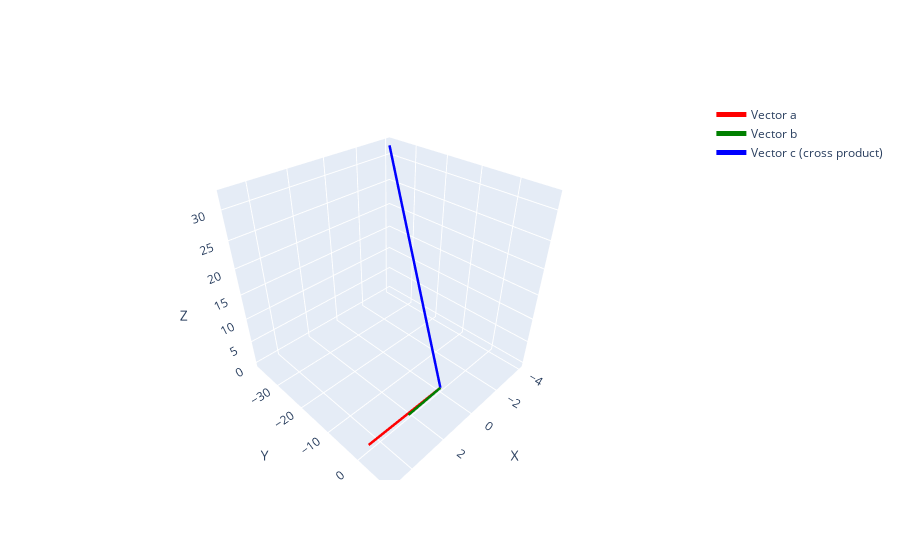

Here is the notebook cell this chart was saved with:
### Markdown cell above
This is the formula of Cross product
$$
\mathbf{a} \times \mathbf{b}=\|\mathbf{a}\|\|\mathbf{b}\| \sin (\theta) \mathbf{n}
$$
The output of cross product is the length of vector $\mathbf{c}$ which is perpendicular to both $\mathbf{a} $ and $\mathbf{b} $.

### Code cell
# Define the two vectors
a = np.array([5, 2, 3])
b = np.array([4, 8, 10])

# Calculate the cross product
c = np.cross(a, b)

# Create the 3D plot
fig = go.Figure(data=[
    go.Scatter3d(x=[0, a[0]], y=[0, a[1]], z=[0, a[2]], mode='lines', name='Vector a', line=dict(color='red', width=5)),
    go.Scatter3d(x=[0, b[0]], y=[0, b[1]], z=[0, b[2]], mode='lines', name='Vector b', line=dict(color='green', width=5)),
    go.Scatter3d(x=[0, c[0]], y=[0, c[1]], z=[0, c[2]], mode='lines', name='Vector c (cross product)', line=dict(color='blue', width=5))
])

# Set the axis labels
fig.update_layout(scene=dict(xaxis_title='X', yaxis_title='Y', zaxis_title='Z'))

# Show the plot
fig.show()

### Figure 1 — Plotly figure (JSON) as saved in the notebook; plotly's stock layout.template omitted (floating-point values rounded to 4 significant figures)
{"data": [{"line": {"color": "red", "width": 5}, "mode": "lines", "name": "Vector a", "type": "scatter3d", "x": [0, 5], "y": [0, 2], "z": [0, 3]}, {"line": {"color": "green", "width": 5}, "mode": "lines", "name": "Vector b", "type": "scatter3d", "x": [0, 4], "y": [0, 8], "z": [0, 10]}, {"line": {"color": "blue", "width": 5}, "mode": "lines", "name": "Vector c (cross product)", "type": "scatter3d", "x": [0, -4], "y": [0, -38], "z": [0, 32]}], "layout": {"scene": {"xaxis": {"title": {"text": "X"}}, "yaxis": {"title": {"text": "Y"}}, "zaxis": {"title": {"text": "Z"}}}}}
